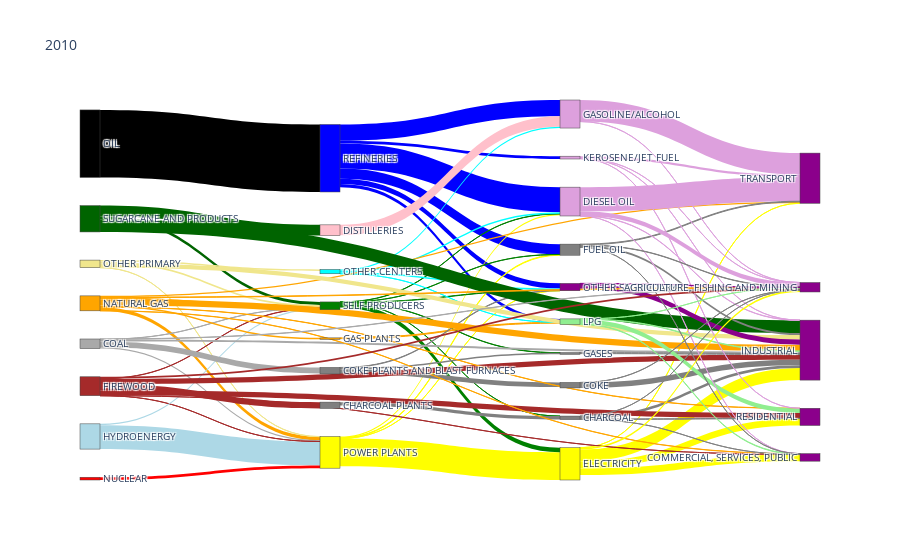

The notebook cell this image was saved under:
### Markdown cell above
### Sample plot

### Code cell
Plot(year='2010',db=db)

### Figure 1 — Plotly figure (JSON) as saved in the notebook; plotly's stock layout.template omitted (floating-point values rounded to 4 significant figures; data arrays with more than 128 entries replaced by an {"elided": "..."} marker saying what was removed)
{"data": [{"link": {"color": {"elided": "266 str values"}, "source": {"elided": "266 int values"}, "target": {"elided": "266 int values"}, "value": {"elided": "266 float values"}}, "node": {"color": ["blue", "yellow", "green", "orange", "grey", "grey", "pink", "cyan", "black", "orange", "darkgray", "lightblue", "darkred", "red", "brown", "darkgreen", "khaki", "yellow", "lightgreen", "plum", "plum", "plum", "grey", "grey", "grey", "grey", "darkmagenta", "darkmagenta", "darkmagenta", "darkmagenta", "darkmagenta", "darkmagenta", "darkmagenta", "darkmagenta", "darkmagenta", "black", "orange", "darkgray", "lightblue", "darkred", "red", "brown", "darkgreen", "khaki", "yellow", "lightgreen", "plum", "plum", "plum", "grey", "grey", "grey", "grey"], "label": ["REFINERIES", "POWER PLANTS", "SELF-PRODUCERS", "GAS PLANTS", "CHARCOAL PLANTS", "COKE PLANTS AND BLAST FURNACES", "DISTILLERIES", "OTHER CENTERS", "OIL", "NATURAL GAS", "COAL", "HYDROENERGY", "GEOTHERMAL", "NUCLEAR", "FIREWOOD", "SUGARCANE AND PRODUCTS", "OTHER PRIMARY", "ELECTRICITY", "LPG", "GASOLINE/ALCOHOL", "KEROSENE/JET FUEL", "DIESEL OIL", "FUEL OIL", "COKE", "CHARCOAL", "GASES", "OTHER SECONDARY", "TRANSPORT", "INDUSTRIAL", "RESIDENTIAL", "COMMERCIAL, SERVICES, PUBLIC", "AGRICULTURE, FISHING AND MINING", "CONSTRUCTION AND OTHERS", "OIL", "NATURAL GAS", "COAL", "HYDROENERGY", "GEOTHERMAL", "NUCLEAR", "FIREWOOD", "SUGARCANE AND PRODUCTS", "OTHER PRIMARY", "ELECTRICITY", "LPG", "GASOLINE/ALCOHOL", "KEROSENE/JET FUEL", "DIESEL OIL", "FUEL OIL", "COKE", "CHARCOAL", "GASES", "OTHER SECONDARY"], "pad": 30, "thickness": 20}, "type": "sankey"}], "layout": {"autosize": true, "font": {"size": 10}, "title": {"text": "2010"}}}
